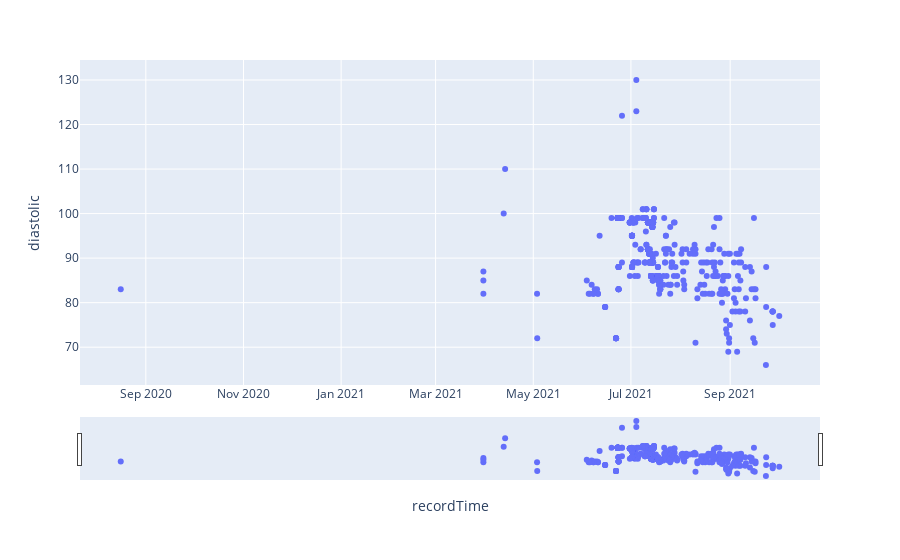

Source (notebook cell):
### Code cell
model.fit(bp14042[['diastolic']])
bp14042['diastolic_outliers']=pd.Series(model.predict(bp14042[['diastolic']])).apply(lambda x: 'yes' if (x == -1) else 'no' )
print(bp14042.query('diastolic_outliers=="yes"'))
fig = px.scatter(bp14042.reset_index(), x='recordTime', y='diastolic',
                 #color='diastolic_outliers', 
                 title='')
fig.update_xaxes(
   rangeslider_visible=True,
) 
fig.show()

### Figure 1 — Plotly figure (JSON) as saved in the notebook; plotly's stock layout.template omitted (floating-point values rounded to 4 significant figures; data arrays with more than 128 entries replaced by an {"elided": "..."} marker saying what was removed)
{"data": [{"hovertemplate": "recordTime=%{x}<br>diastolic=%{y}<extra></extra>", "legendgroup": "", "marker": {"color": "#636efa", "symbol": "circle"}, "mode": "markers", "name": "", "orientation": "v", "showlegend": false, "type": "scatter", "x": {"elided": "431 str values"}, "xaxis": "x", "y": {"elided": "431 int values"}, "yaxis": "y"}], "layout": {"legend": {"tracegroupgap": 0}, "margin": {"t": 60}, "xaxis": {"anchor": "y", "domain": [0, 1], "rangeslider": {"visible": true}, "title": {"text": "recordTime"}}, "yaxis": {"anchor": "x", "domain": [0, 1], "title": {"text": "diastolic"}}}}
